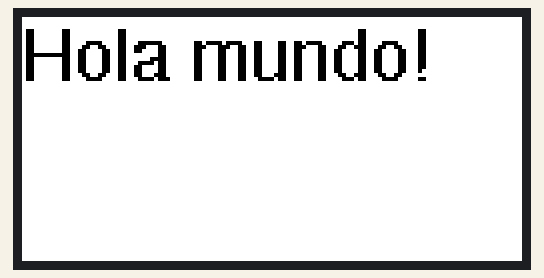
Bench run of a sketch on a simulated ESP8266 (NodeMCU). Parts: 250×122 colour display.

Above: at 15.1 s.

The sketch:

PaginadoHolaMundo.ino
```cpp
// Incluir las bibliotecas de GxEPD2
#include <GxEPD2_4C.h>

//Incluir fuente para el texto
#include <Fonts/FreeSans9pt7b.h>

// Definición de pines para placa adaptadora Seeed Studio
const int EINK_BUSY = D5;   // D5
const int EINK_RST  = D0;   // D0
const int EINK_DC   = D3;   // D3
const int EINK_CS   = D1;   // D1
const int EINK_SCK  = D8;  // D8 (SCK)
const int EINK_MOSI = D10;  // D10 (MOSI)


//Crea objeto del display con HEIGHT/2
GxEPD2_4C<GxEPD2_213c_GDEY0213F51, GxEPD2_213c_GDEY0213F51::HEIGHT/2> display(GxEPD2_213c_GDEY0213F51(EINK_CS, EINK_DC, EINK_RST, EINK_BUSY));

void setup()
{
  // Inicialización del epaper
  display.init(115200);
  display.setFullWindow();
  display.fillScreen(GxEPD_WHITE);
  display.setRotation(1);

  //Inicializa parámetros del texto
  display.setTextColor(GxEPD_BLACK);
  display.setTextSize(2);
  display.setFont(&FreeSans9pt7b);

  // Iniciar el ciclo de paginación
  display.firstPage();
  do
  {
    //Imprime texto
    display.setCursor(0, 30);
    display.print ("Hola mundo!");

  }
  while (display.nextPage());  //Repite mientras falten páginas


}

void loop() {
  //No hace nada
}
```
